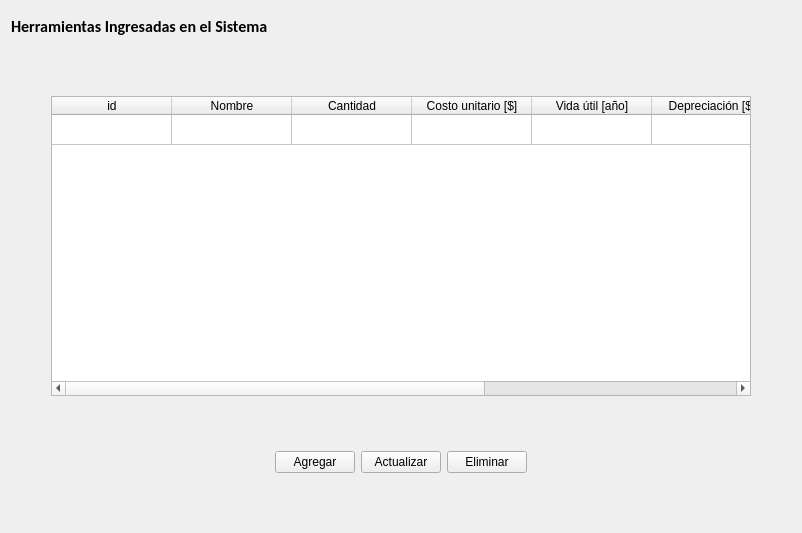
      <widget class="QWidget" name="page_2">
       <layout class="QVBoxLayout" name="verticalLayout">
        <item>
         <widget class="QLabel" name="label_3">
          <property name="minimumSize">
           <size>
            <width>0</width>
            <height>30</height>
           </size>
          </property>
          <property name="font">
           <font>
            <family>Calibri</family>
            <pointsize>12</pointsize>
            <weight>75</weight>
            <italic>false</italic>
            <bold>true</bold>
           </font>
          </property>
          <property name="text">
           <string>Herramientas Ingresadas en el Sistema</string>
          </property>
         </widget>
        </item>
        <item>
         <spacer name="verticalSpacer_11">
          <property name="orientation">
           <enum>Qt::Vertical</enum>
          </property>
          <property name="sizeHint" stdset="0">
           <size>
            <width>20</width>
            <height>49</height>
           </size>
          </property>
         </spacer>
        </item>
        <item>
         <layout class="QHBoxLayout" name="horizontalLayout_51">
          <item>
           <spacer name="horizontalSpacer_94">
            <property name="orientation">
             <enum>Qt::Horizontal</enum>
            </property>
            <property name="sizeType">
             <enum>QSizePolicy::Maximum</enum>
            </property>
            <property name="sizeHint" stdset="0">
             <size>
              <width>40</width>
              <height>20</height>
             </size>
            </property>
           </spacer>
          </item>
          <item>
           <widget class="QTableWidget" name="tableWidget_4">
            <property name="minimumSize">
             <size>
              <width>700</width>
              <height>300</height>
             </size>
            </property>
            <property name="editTriggers">
             <set>QAbstractItemView::NoEditTriggers</set>
            </property>
            <property name="tabKeyNavigation">
             <bool>false</bool>
            </property>
            <property name="rowCount">
             <number>1</number>
            </property>
            <attribute name="horizontalHeaderDefaultSectionSize">
             <number>120</number>
            </attribute>
            <attribute name="verticalHeaderVisible">
             <bool>false</bool>
            </attribute>
            <row/>
            <column>
             <property name="text">
              <string>id</string>
             </property>
            </column>
            <column>
             <property name="text">
              <string>Nombre</string>
             </property>
            </column>
            <column>
             <property name="text">
              <string>Cantidad</string>
             </property>
            </column>
            <column>
             <property name="text">
              <string>Costo unitario [$]</string>
             </property>
            </column>
            <column>
             <property name="text">
              <string>Vida útil [año]</string>
             </property>
            </column>
            <column>
             <property name="text">
              <string>Depreciación [$]</string>
             </property>
            </column>
            <column>
             <property name="text">
              <string>Costo hora [$/h]</string>
             </property>
            </column>
            <column>
             <property name="text">
              <string>Máquina</string>
             </property>
            </column>
           </widget>
          </item>
          <item>
           <spacer name="horizontalSpacer_93">
            <property name="orientation">
             <enum>Qt::Horizontal</enum>
            </property>
            <property name="sizeType">
             <enum>QSizePolicy::Maximum</enum>
            </property>
            <property name="sizeHint" stdset="0">
             <size>
              <width>40</width>
              <height>20</height>
             </size>
            </property>
           </spacer>
          </item>
         </layout>
        </item>
        <item>
         <spacer name="verticalSpacer_12">
          <property name="orientation">
           <enum>Qt::Vertical</enum>
          </property>
          <property name="sizeHint" stdset="0">
           <size>
            <width>20</width>
            <height>49</height>
           </size>
          </property>
         </spacer>
        </item>
        <item>
         <layout class="QHBoxLayout" name="horizontalLayout_6">
          <item>
           <spacer name="horizontalSpacer_15">
            <property name="orientation">
             <enum>Qt::Horizontal</enum>
            </property>
            <property name="sizeHint" stdset="0">
             <size>
              <width>252</width>
              <height>20</height>
             </size>
            </property>
           </spacer>
          </item>
          <item>
           <widget class="QPushButton" name="pushButton_27">
            <property name="text">
             <string>Agregar</string>
            </property>
           </widget>
          </item>
          <item>
           <widget class="QPushButton" name="pushButton_25">
            <property name="text">
             <string>Actualizar</string>
            </property>
            <property name="checkable">
             <bool>false</bool>
            </property>
           </widget>
          </item>
          <item>
           <widget class="QPushButton" name="pushButton_26">
            <property name="text">
             <string>Eliminar</string>
            </property>
           </widget>
          </item>
          <item>
           <spacer name="horizontalSpacer_14">
            <property name="orientation">
             <enum>Qt::Horizontal</enum>
            </property>
            <property name="sizeHint" stdset="0">
             <size>
              <width>253</width>
              <height>20</height>
             </size>
            </property>
           </spacer>
          </item>
         </layout>
        </item>
        <item>
         <spacer name="verticalSpacer_13">
          <property name="orientation">
           <enum>Qt::Vertical</enum>
          </property>
          <property name="sizeHint" stdset="0">
           <size>
            <width>20</width>
            <height>49</height>
           </size>
          </property>
         </spacer>
        </item>
       </layout>
      </widget>
